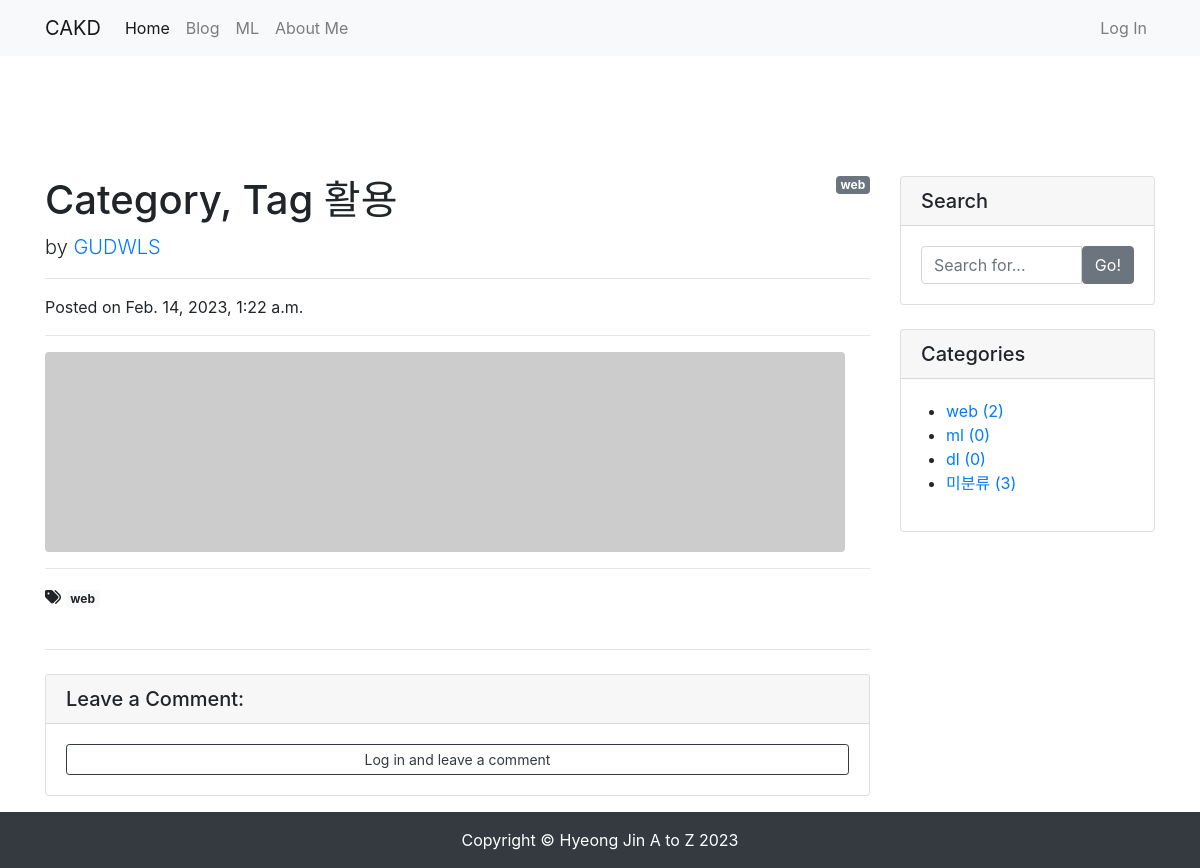
The app's page /blog/4/ with its own data.
### blog/models.py (models this page shows, shortened)
class Post(models.Model):
    title = models.CharField(max_length=30)
    hook_text = models.CharField(max_length=100, blank=True)
    content = models.TextField()
    head_image = models.ImageField(upload_to='blog/images/%Y/%m/%d/', blank=True)
    file_upload = models.FileField(upload_to='blog/files/%Y/%m/%d/', blank=True)
    created_at = models.DateTimeField(auto_now_add=True)
    updated_at = models.DateTimeField(auto_now=True)
    author = models.ForeignKey(User, null=True, on_delete=models.SET_NULL)
    category = models.ForeignKey(Category, null=True, blank=True, on_delete=models.SET_NULL)
    tags = models.ManyToManyField(Tag, blank=True)
    def get_content_markdown(self):
        return markdown(self.content)

class Category(models.Model):
    name = models.CharField(max_length=50, unique=True)
    slug = models.SlugField(max_length=200, unique=True, allow_unicode=True)
    def __str__(self):
        return self.name
    def get_absolute_url(self):
        return f'/blog/category/{self.slug}/'
    class Meta:
        verbose_name_plural = 'categories'

class Tag(models.Model):
    name = models.CharField(max_length=50)
    slug = models.SlugField(max_length=200, unique=True, allow_unicode=True)
    def __str__(self):
        return self.name
    def get_absolute_url(self):
        return f'/blog/tag/{self.slug}/'

### blog/views.py (the view)
# urls.py: path('<int:pk>/', views.PostDetail.as_view()),
class PostDetail(DetailView):
    model = Post
    def get_context_data(self, **kwargs):
        context = super(PostDetail, self).get_context_data()
        context['categories'] = Category.objects.all()
        context['no_category_post_count'] = Post.objects.filter(category=None).count()
        context['comment_form'] = CommentForm
        return context

### blog/templates/blog/post_detail.html (shortened to what this page needs)
{% extends 'blog/base.html' %}
{% load crispy_forms_tags %}
{% block main_area %}
    <div id="post-area">
        {% if post.category %}
            <span class="badge badge-secondary float-right">{{ post.category }}</span>
        {% else %}
            <span class="badge badge-secondary float-right">미분류</span>
        {% endif %}
        <h1 class="mt-4">{{ post.title }}</h1>
        <p class="lead">
            by
            <a href="#">{{ post.author | upper }}</a>
        </p>
        <hr>
        <p>Posted on {{ post.created_at }}</p>
        <hr>
        {% if post.head_image %}
            <img class="img-fluid rounded" src="{{ post.head_image.url }}" alt="{{ post.title }} head_image">
        {% else %}
            <img class="img-fluid rounded" src="https://picsum.photos/seed/{{ post.id }}/800/200" alt="random_image">
        {% endif %}
        <hr>
        {% if post.tags.exists %}
            <i class="fas fa-tags"></i>
            {% for tag in post.tags.all %}
                <a href="{{ tag.get_absolute_url }}" class="badge badge-light">{{ tag }}</a>
            {% endfor %}
            <br/>
            <br/>
        {% endif %}
        <hr>
    </div>
    <div id="comment-area">
        <div class="card my-4">
            <h5 class="card-header">Leave a Comment:</h5>
            <div class="card-body">
                {% if user.is_authenticated %}
                <form id="comment-form" method="POST" action="{{ post.get_absolute_url }}new_comment/">
                    {% csrf_token %}
                    <div class="form-group">
                        {{ comment_form | crispy }}
                    </div>
                    <button type="submit" class="btn btn-primary">Submit</button>
                </form>
                {% else %}
                    <a role="button" class="btn btn-outline-dark btn-block btn-sm" href="#" data-toggle="modal" data-target="#loginModal">Log in and leave a comment</a>
                {% endif %}
            </div>
        </div>
    </div>
{% endblock %}

### blog/templates/blog/base.html (shortened to what this page needs)
<!DOCTYPE html>
<html lang="en">
<head>
    <link rel="stylesheet" href="https://cdn.jsdelivr.net/npm/bootstrap@4.5.3/dist/css/bootstrap.min.css">
</head>
<body>
    {% include 'blog/navbar.html' %}
    <div class="container pt-5 my-5">
        <div class="row">
            <div class="col-md-8 col-lg-9" id="main-area">
                {% block main_area %}
                {% endblock %}
            </div>
            <div class="col-md-4 col-lg-3">
                <div class="card my-4">
                    <h5 class="card-header">Search</h5>
                    <div class="card-body">
                        <div class="input-group">
                            <input type="text" class="form-control" placeholder="Search for..." id="search-input">
                            <span class="input-group-btn">
                                    <button class="btn btn-secondary" type="button" onclick="searchPost();">Go!</button>
                                </span>
                        </div>
                    </div>
                </div>
                <div class="card my-4" id="categories-card">
                    <h5 class="card-header">Categories</h5>
                    <div class="card-body">
                        <div class="row">
                            <ul>
                                {% for category in categories %}
                                <li>
                                    <a href="{{ category.get_absolute_url }}">{{ category }} ({{ category.post_set.count }})</a>
                                </li>
                                {% endfor %}
                                <li>
                                    <a href="/blog/category/no_category/">미분류 ({{ no_category_post_count }})</a>
                                </li>
                            </ul>
                        </div>
                    </div>
                </div>
            </div>
        </div>
    </div>
    <div class="fixed-bottom">
    {% include 'blog/footer.html' %}
    </div>
</body>
</html>

### records on screen
Post: category "web", title "Category, Tag 활용", author "GUDWLS", created_at "Feb. 14, 2023, 1:22 a.m."
Tag: name "web"
Category: name "web", post_set.count "2"
Category: name "ml", post_set.count "0"
Category: name "dl", post_set.count "0"

### other values on screen
{{ no_category_post_count }} "3"
